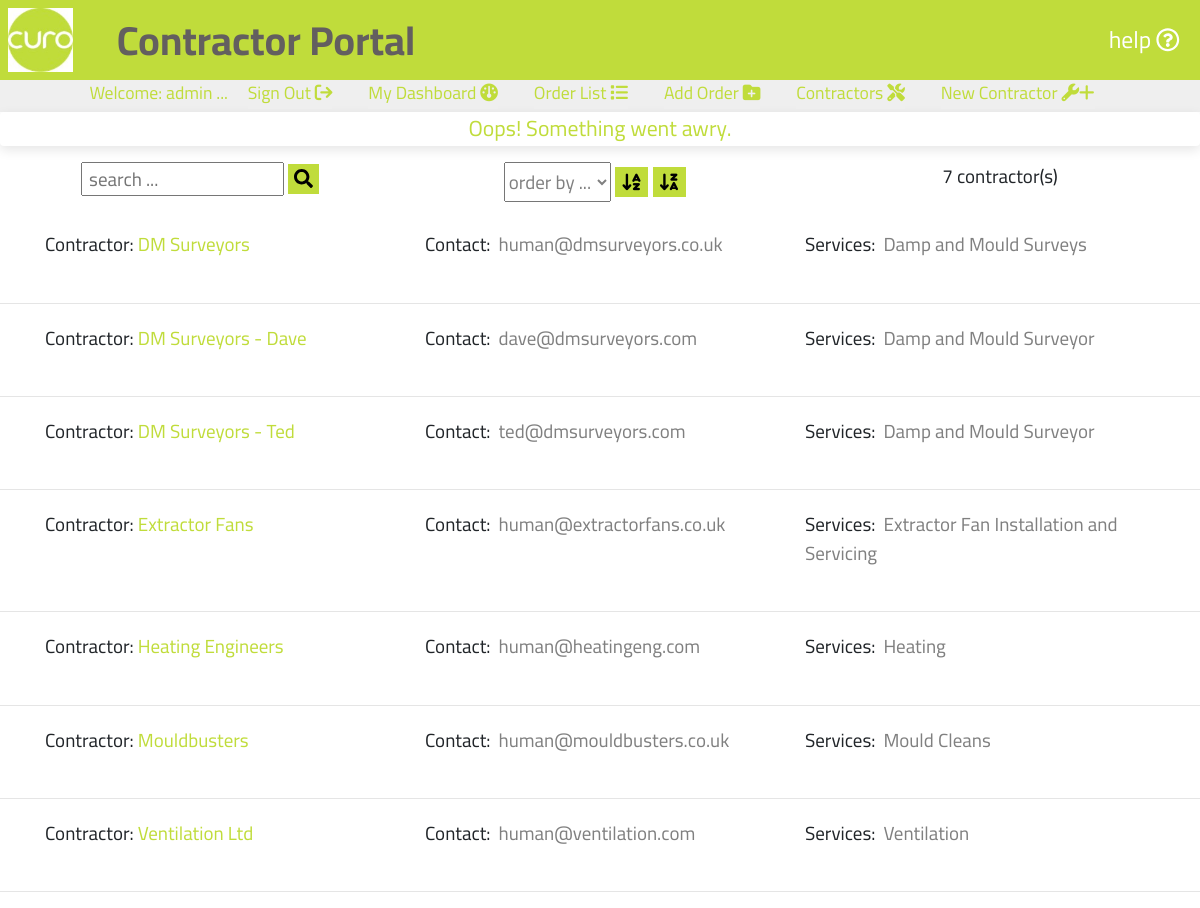
The page /contractors001/saveNewContractor (signed in) on the database its author committed.
### portal001/models.py (models this page shows, shortened)
class Contractors(models.Model):
    class Meta:
        verbose_name_plural = 'Contractors'
    contractor = models.CharField(max_length=254, null=False, primary_key=True)
    secondaryContact = models.EmailField(max_length=254, unique=True)
    services = models.CharField(max_length=9999, null=True, blank=True)

### contractors001/views.py (the view)
# urls.py: path('saveNewContractor',
def saveNewContractor(request):
    abort_save = 0
    if request.method == 'POST':
        form = ContractorForm(request.POST)
        """ validate the form data """
        validate_contractor = form.data['contractor']
        if not re.match("^[0-9 a-z A-Z?:@',|.-]+$", ''.join(validate_contractor)):
            messages.success(request, mark_safe('There was a problem with \
                                                 Contractor.'))
            abort_save = 1
        validate_secondaryContact = form.data['secondaryContact']
        if not re.match("^(\w|\.|\_|\-)+[@](\w|\_|\-|\.)+[.]\w{2,3}$",
                        ''.join(validate_secondaryContact)):
            messages.success(request, mark_safe('There was a problem with \
                    secondaryContact.'))
            abort_save = 1
        validate_services = form.data['services']
        if not re.match("^[0-9 a-z A-Z?:@',|.-]+$",
                        ''.join(validate_services)):
            messages.success(request, mark_safe('There was a problem with \
                    Services.'))
            abort_save = 1
        """ check if that Contractor already exists """
        contractors = Contractors.objects.all()
        this_contractor = form.data['contractor']
        contractor_exists = (contractors.filter
                        (contractor=this_contractor))
        if contractor_exists:
            messages.success(request, 'That Contractor already exists!')
        else:
            if abort_save != 1:
                if form.is_valid():
                    form.save()
                else:
                    messages.success(request, 'Contractor not valid.')
    else:
        messages.success(request, 'Oops! Something went awry.')
    contractorlist = Contractors.objects.all().order_by('contractor')
    contractor_list_length = contractorlist.count()
    context = {
        'contractorlist': contractorlist,
        'contractor_list_length': contractor_list_length,
    }
    return render(request, 'curo/contractorlist.html', context)

### contractors001/templates/curo/contractorlist.html (shortened to what this page needs)
{% extends "basemodule001.html" %}
{% load static %}
{% block content %}
    {% if user.is_authenticated %}
        <section id="textsection">
            {% if user.is_authenticated %}
                <div class ="row mt-3 mb-3 searchform">
                    <div class="col-lg-4 mb-2">
                        <form action="{% url 'searchContractors' %}" method="GET" id="search_form" >
                            <input class="search-input text-blue text-xs" type="text" name="search_string" id="search_string" placeholder=" search ..." maxlength="50">
                            <button class="mt-0 text-center" type="submit" onclick="return validateSearch();">
                                <i class="fas fa-search"></i>
                            </button>
                        </form>
                    </div>
                    <div class="col-lg-4">
                        <form action="{% url 'orderContractors' %}" method="GET" id="order_field_form" >
                            <select class="search-input text-blue text-xs" type="text" name="order_field" id="order_field" placeholder=" order by ..." maxlength="50">
                                <option value="blank">order by ...</option>
                            </select>
                            <button class="mt-0 text-center" type="submit" onclick="return orderAz();">
                                <i class="fa-solid fa-arrow-down-a-z"></i>
                            </button>
                            <button class="mt-0 text-center" type="submit" onclick="return orderZa();">
                                <i class="fa-solid fa-arrow-down-z-a"></i>
                            </button>
                        </form>
                    </div>
                    <div class="col-lg-4">
                        <p class="">{{ contractor_list_length }} contractor(s)</p>
                    </div>
                </div>
                {% for contractor in contractorlist %}
                    <div class="orderlist ml-auto mr-auto">
                        <div class ="row">
                            <div class="col-lg-4">
                                <p class="pb-0 pl-0 mt-1 mb-1">Contractor: <a class="orange-highlight" href ="{% url 'selectContractor' contractor.contractor %}">{{ contractor.contractor }}</a></p>
                            </div>
                            <div class="col-lg-4">
                                <div class="mt-1 mb-1">Contact:<span class="orderlistspan pl-2 pr-2 mb-4">{{ contractor.secondaryContact }}</span></div>
                            </div>
                            <div class="col-lg-4">
                                <div class="mt-1 mb-1">Services:<span class="orderlistspan pl-2 pr-2 mb-4">{{ contractor.services }}</span></div>
                            </div>
                        </div>
                    </div>
                    <br>
                    <hr>
                {% endfor %}
            {% endif %}
        </section>
    {% endif %}
{% endblock %}

### templates/includes/templates/topper.html (shortened to what this page needs)
<div id="topper" class="d-block align-vertically align-horizontally">
    {% if user.is_authenticated %}
    <p class="d-none d-lg-block paramedium ml-auto mr-auto">Welcome: <span id="user-name">{{ user.username }}</span> ...
        <a class="mr-3 ml-3" href="{% url 'account_logout' %}"> Sign Out <i class="fa-solid fa-arrow-right-from-bracket"></i></a>
        {% if page == 'dashboard' %}
            <a class="mr-3 ml-3 page" href="{% url 'dashboard' 'all' %}"> My Dashboard <i class="fa-solid fa-gauge"></i></a>
        {% else %}
            <a class="mr-3 ml-3" href="{% url 'dashboard' 'all' %}"> My Dashboard <i class="fa-solid fa-gauge"></i></a>
        {% endif %}
        {% if page == 'orderlist' %}
            <a class="mr-3 ml-3 page" href="{% url 'curo' %}"> Order List<i class="fa-solid fa-list"></i></a>
        {% else %}
            <a class="mr-3 ml-3" href="{% url 'curo' %}"> Order List <i class="fa-solid fa-list"></i></a>
        {% endif %}
        {% for group in user.groups.all %}
            {% if group.name == 'Edit' %}
                {% if page == 'ordernew' %}
                    <a class="mr-3 ml-3 page" href="{% url 'createOrder' %}"> Add Order <i class="fa-solid fa-folder-plus"></i></a>
                {% else %}
                    <a class="mr-3 ml-3" href="{% url 'createOrder' %}"> Add Order <i class="fa-solid fa-folder-plus"></i></a>
                {% endif %}
            {% endif %}
        {% endfor %}
        {% if page == 'contractorlist' %}
            <a class="mr-3 ml-3 page" href="{% url 'curoContractors' %}"> Contractors <i class="fa-solid fa-screwdriver-wrench"></i></a>
        {% else %}
            <a class="mr-3 ml-3" href="{% url 'curoContractors' %}"> Contractors <i class="fa-solid fa-screwdriver-wrench"></i></a>
        {% endif %}
        {% for group in user.groups.all %}
            {% if group.name == 'Edit' %}
                {% if contractorlist %}
                    {% if page == 'contractornew' %}
                        <a class="mr-3 ml-3 page" href="{% url 'newContractor' %}"> New Contractor <i class="fa-solid fa-wrench">+</i></a>
                    {% else %}
                        <a class="mr-3 ml-3" href="{% url 'newContractor' %}"> New Contractor <i class="fa-solid fa-wrench">+</i></a>
                    {% endif %}
                {% endif %}
            {% endif %}
        {% endfor %}
    </p>
    {% else %}
    <p class="paramedium">Welcome: Please sign in to continue ...
        <a class="mr-3 ml-3" href ="{% url 'account_login' %}"> Sign In <i class="fa-solid fa-arrow-right-to-bracket"></i></a>
    </p>
    {% endif %}
</div>

### static/css/stylescuro.css (style rules this page uses)
body, html { padding: 0; margin: 0; }
.align-vertically { display: flex; align-items: center; justify-content: center; }
a { background-color: transparent; color: #ffffff; }
.orange-highlight, .order-number { color: #C0DC3B; }
.row { margin-right: 0; margin-left: 0; }
#textsection, #certsection { background-color: #ffffff; font-family: 'Cairo', sans-serif; text-align: center; min-height: 82.5vh; }
#topper, #topper a { background-color: #EFEFEF; color: #C0DC3B; height: 4vh; text-align: center; font-family: 'Cairo', sans-serif; }
#textsection p { padding: 0 2.5vh 2.5vh; margin: 0; }
#textsection button { margin-top: 2.5vh; background-color: #C0DC3B; border: none; font-size: calc(2.5vh + (10 - 2.5) * ((100vw - 300px) / 1620)); }
.orderlist { width: 95vw; }
.orderlist p, .orderlist div { text-align: left; list-style-type: none; }
#textsection .orderlist p { padding-left: 15px; }
.orderlist .orderlistspan, .search-input { color: gray; }

### rows shown on the page
Contractors: contractor "DM Surveyors", secondaryContact "human@dmsurveyors.co.uk", services "Damp and Mould Surveys"
Contractors: contractor "DM Surveyors - Dave", secondaryContact "dave@dmsurveyors.com", services "Damp and Mould Surveyor"
Contractors: contractor "DM Surveyors - Ted", secondaryContact "ted@dmsurveyors.com", services "Damp and Mould Surveyor"
Contractors: contractor "Extractor Fans", secondaryContact "human@extractorfans.co.uk", services "Extractor Fan Installation and Servicing"
Contractors: contractor "Heating Engineers", secondaryContact "human@heatingeng.com", services "Heating"
Contractors: contractor "Mouldbusters", secondaryContact "human@mouldbusters.co.uk", services "Mould Cleans"
Contractors: contractor "Ventilation Ltd", secondaryContact "human@ventilation.com", services "Ventilation"

### other values the page prints
{{ user.username }} "admin"
{{ message }} "Oops! Something went awry."
{{ contractor_list_length }} "7"
